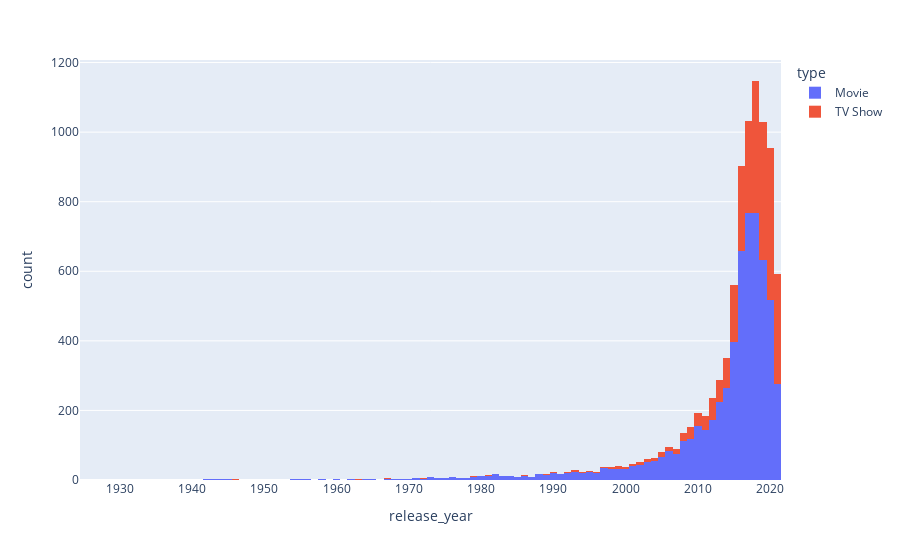

Notebook code for this chart:
### Code cell
# what year has the highest number of shows released using plotly library
px.histogram(data_import_copy, x="release_year", color = 'type')

### Figure 1 — Plotly figure (JSON) as saved in the notebook; plotly's stock layout.template omitted (floating-point values rounded to 4 significant figures; data arrays with more than 128 entries replaced by an {"elided": "..."} marker saying what was removed)
{"data": [{"alignmentgroup": "True", "bingroup": "x", "hovertemplate": "type=Movie<br>release_year=%{x}<br>count=%{y}<extra></extra>", "legendgroup": "Movie", "marker": {"color": "#636efa", "pattern": {"shape": ""}}, "name": "Movie", "offsetgroup": "Movie", "orientation": "v", "showlegend": true, "type": "histogram", "x": {"elided": "6131 int values"}, "xaxis": "x", "yaxis": "y"}, {"alignmentgroup": "True", "bingroup": "x", "hovertemplate": "type=TV Show<br>release_year=%{x}<br>count=%{y}<extra></extra>", "legendgroup": "TV Show", "marker": {"color": "#EF553B", "pattern": {"shape": ""}}, "name": "TV Show", "offsetgroup": "TV Show", "orientation": "v", "showlegend": true, "type": "histogram", "x": {"elided": "2676 int values"}, "xaxis": "x", "yaxis": "y"}], "layout": {"barmode": "relative", "legend": {"title": {"text": "type"}, "tracegroupgap": 0}, "margin": {"t": 60}, "xaxis": {"anchor": "y", "domain": [0, 1], "title": {"text": "release_year"}}, "yaxis": {"anchor": "x", "domain": [0, 1], "title": {"text": "count"}}}}
